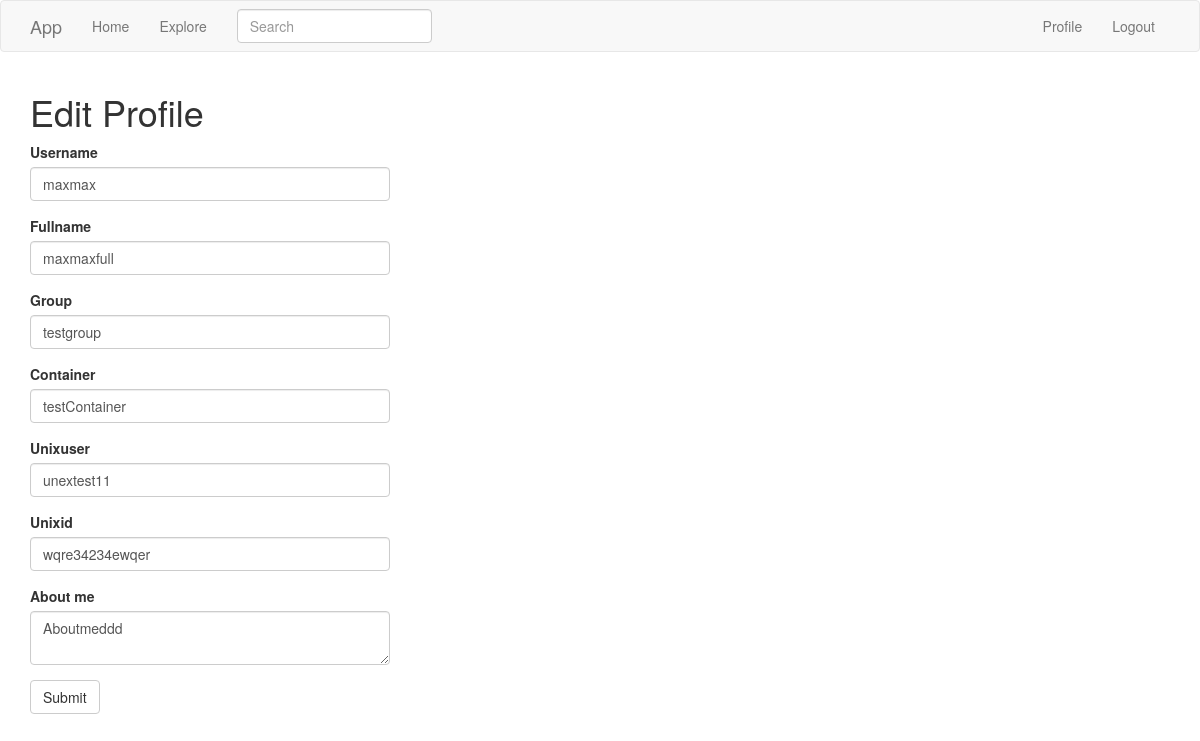
The page /edit_profile (signed in) on the database its author committed.
### app/models.py (models this page shows, shortened)
class User(UserMixin, db.Model):
    id = db.Column(db.Integer, primary_key=True)
    username = db.Column(db.String(64), index=True, unique=True)
    fullname = db.Column(db.String(120))
    email = db.Column(db.String(120), index=True, unique=True)
    password_hash = db.Column(db.String(128))
    posts = db.relationship('Post', backref='author', lazy='dynamic')
    about_me = db.Column(db.String(140))
    group = db.Column(db.String(120))
    unixuser = db.Column(db.String(120))
    unixid = db.Column(db.String(120))
    container = db.Column(db.String(120))
    last_seen = db.Column(db.DateTime, default=datetime.utcnow)
    followed = db.relationship(
        'User', secondary=followers,
        primaryjoin=(followers.c.follower_id == id),
        secondaryjoin=(followers.c.followed_id == id),
        backref=db.backref('followers', lazy='dynamic'), lazy='dynamic')

### app/main/routes.py (the view)
@bp.route('/edit_profile', methods=['GET', 'POST'])
@login_required
def edit_profile():
    form = EditProfileForm(current_user.username)
    if form.validate_on_submit():
        current_user.username = form.username.data
        current_user.about_me = form.about_me.data
        current_user.fullname = form.fullname.data
        current_user.group = form.group.data
        current_user.unixuser = form.unixuser.data
        current_user.unixid = form.unixid.data
        current_user.container = form.container.data
        db.session.commit()
        flash(_('Your changes have been saved.'))
        return redirect(url_for('main.edit_profile'))
    elif request.method == 'GET':
        form.username.data = current_user.username
        form.about_me.data = current_user.about_me
        form.fullname.data = current_user.fullname
        form.group.data = current_user.group
        form.unixuser.data = current_user.unixuser
        form.unixid.data = current_user.unixid
        form.container.data = current_user.container
    return render_template('edit_profile.html', title=_('Edit Profile'),
                           form=form)

### app/main/forms.py (shortened to what this page needs)
class SearchForm(FlaskForm):
    q = StringField(_l('Search'), validators=[DataRequired()])
    def __init__(self, *args, **kwargs):
        if 'formdata' not in kwargs:
            kwargs['formdata'] = request.args
        if 'csrf_enabled' not in kwargs:
            kwargs['csrf_enabled'] = False
        super(SearchForm, self).__init__(*args, **kwargs)

class EditProfileForm(FlaskForm):
    username = StringField(_l('Username'), validators=[DataRequired()])
    fullname = StringField('Fullname', validators=[Length(min=0, max=120)])
    group = StringField('Group', validators=[Length(min=0, max=120)])
    container = StringField('Container', validators=[Length(min=0, max=120)])
    unixuser = StringField('Unixuser', validators=[Length(min=0, max=120)])
    unixid = StringField('Unixid', validators=[Length(min=0, max=120)])
    about_me = TextAreaField('About me', validators=[Length(min=0, max=140)])
    submit = SubmitField(_l('Submit'))
    def __init__(self, original_username, *args, **kwargs):
        super(EditProfileForm, self).__init__(*args, **kwargs)
        self.original_username = original_username

### app/main/routes.py (called while the page is built)
@bp.before_app_request
def before_request():
    if current_user.is_authenticated:
        current_user.last_seen = datetime.utcnow()
        db.session.commit()
        g.search_form = SearchForm()
    g.locale = str(get_locale())

### app/models.py (called while the page is built)
@login.user_loader
def load_user(id):
    return User.query.get(int(id))

    @classmethod
    def before_commit(cls, session):
        session._changes = {
            'add': list(session.new),
            'update': list(session.dirty),
            'delete': list(session.deleted)
        }

    @classmethod
    def after_commit(cls, session):
        for obj in session._changes['add']:
            if isinstance(obj, SearchableMixin):
                add_to_index(obj.__tablename__, obj)
        for obj in session._changes['update']:
            if isinstance(obj, SearchableMixin):
                add_to_index(obj.__tablename__, obj)
        for obj in session._changes['delete']:
            if isinstance(obj, SearchableMixin):
                remove_from_index(obj.__tablename__, obj)
        session._changes = None

### app/templates/edit_profile.html
{% extends "base.html" %}
{% import 'bootstrap/wtf.html' as wtf %}
{% block app_content %}
    <h1>{{ _('Edit Profile') }}</h1>
    <div class="row">
        <div class="col-md-4">
            {{ wtf.quick_form(form) }}
        </div>
    </div>
{% endblock %}

### rows shown on the page
User: username "maxmax", fullname "maxmaxfull", group "testgroup", container "testContainer", unixuser "unextest11", unixid "wqre34234ewqer", about_me "Aboutmeddd"
